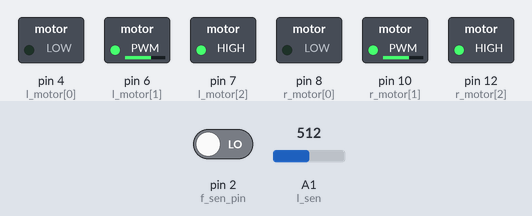
A sketch run on a simulated Arduino Uno, built with avr-gcc and run on an emulated ATmega328P. Shown: switched loads named in the sketch (green lamp = pin HIGH). Dashed ring = blinking. The test bench sets the inputs (shaded band); at power-on: pin 2 (f_sen_pin) LOW, A1 (l_sen) = 512.

Above: at 1.2 s.
1.3 s: pin 2 (f_sen_pin) driven HIGH
At 3.4 s:
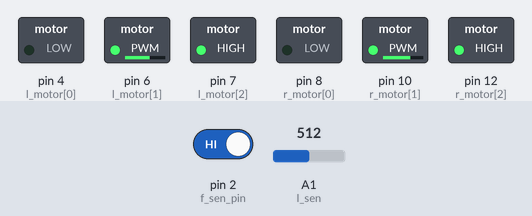
4.3 s: A1 (l_sen) set to 900
At 4.62 s:
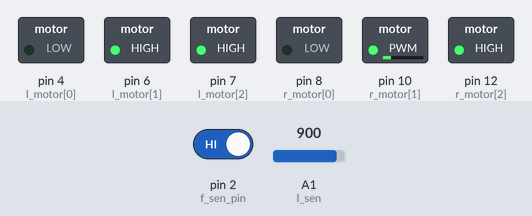
7.3 s: A1 (l_sen) set to 716
10.3 s: A1 (l_sen) set to 713
At 11.5 s:
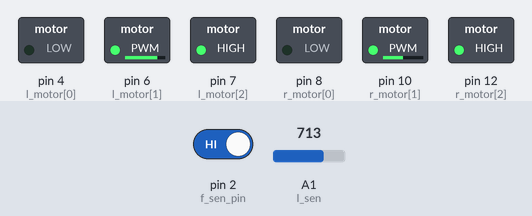
13.3 s: A1 (l_sen) set to 122
At 16.0 s:
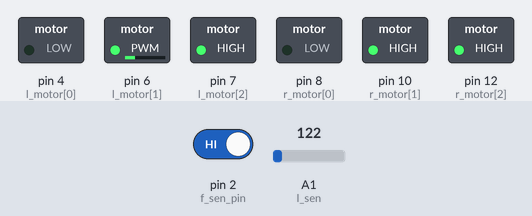
16.3 s: pin 2 (f_sen_pin) driven LOW
At 16.61 s:
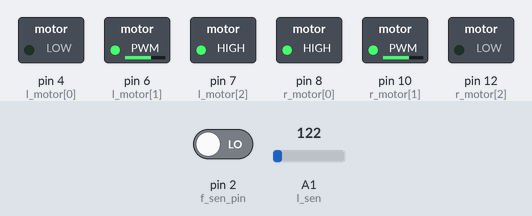
Timing chart, 0 to 20.3 s (numbered marks = the images above; inputs shaded):
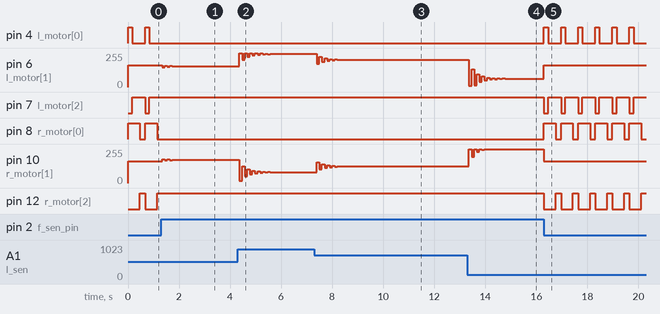

Measured:
- the behaviour switches between 714 and 713 on A1 (l_sen) (found by bisection; images 2 and 3)
- after the input at 1.3 s, pin 4 (l_motor[0]): stops changing and stays LOW; pin 6 (l_motor[1]): 165/255 → 150/255 at once, → 161/255 0.10 s later, → 153/255 0.10 s later, → 159/255 0.10 s later, … (13 changes in this stretch)
- after the input at 4.3 s, pin 6 (l_motor[1]): 156/255 → 255/255 after 0.07 s, → 203/255 0.10 s later, → 255/255 0.10 s later, → 226/255 0.10 s later, … (30 changes in this stretch); pin 10 (r_motor[1]): 174/255 → 16/255 after 0.07 s, → 127/255 0.10 s later, → 50/255 0.10 s later, → 104/255 0.10 s later, … (30 changes in this stretch)
- after the input at 10.3 s, pin 6 (l_motor[1]): alternates 204/255 for 0.10 s and 203/255 for 0.10 s, 6 changes in all, then stays 204/255, starting at once; pin 10 (r_motor[1]): alternates 127/255 for 0.10 s and 126/255 for 0.10 s, 6 changes in all, then stays 126/255, starting at once
- after the input at 13.3 s, pin 6 (l_motor[1]): 204/255 → 10/255 after 0.06 s, → 132/255 0.10 s later, → 14/255 0.10 s later, → 97/255 0.10 s later, … (18 changes in this stretch); pin 10 (r_motor[1]): 126/255 → 255/255 after 0.06 s, → 198/255 0.10 s later, → 255/255 0.10 s later, → 233/255 0.10 s later, … (7 changes in this stretch)
- after the input at 16.3 s, pin 4 (l_motor[0]): alternates HIGH for 0.17 s and LOW for 0.50 s, starting at once; pin 6 (l_motor[1]): 63/255 → 165/255 at once
- by itself, pin 4 (l_motor[0]): alternates HIGH for 0.17 s and LOW for 0.50 s
- by itself, pin 8 (r_motor[0]): alternates HIGH for 0.47 s and LOW for 0.20 s

The sketch:

Izhod_ot_labirint.ino
```cpp
// motors
enum MotorData
{
Back,
Speed,
Forward
};

#define Kp 0.24
#define Kd 0.7
#define target 550
#define interval 100
#define base_speed 165
#define min_speed 10
#define turn_delay 500
#define left_turn_dist 350
//#define SERDEBUG

int l_motor[] = {4,  6,  7};
int r_motor[] = {8, 10, 12};

// sensors
#define l_sen A1
#define r_sen A4
#define f_sen_pin 2

int l_dist = 0;
int r_dist = 0;

#define MAX_SEN_SAMPLES 10

class SenData
{
  private:
    int sen_data[MAX_SEN_SAMPLES];
    int index;
    int sensor;

  public:
    SenData(int sensor)
    {
      this->index = 0;
      this->sensor = sensor;
    }

    void setReading()
    {
      int data = analogRead(this->sensor);
      this->sen_data[this->index++] = data;
      this->index %= MAX_SEN_SAMPLES;
    }

    int getReading()
    {
      int sum = 0;
      for(int i = 0; i < MAX_SEN_SAMPLES; i++)
      {
        sum += this->sen_data[i];
      }

      sum /= MAX_SEN_SAMPLES;
      return sum;
    }
};

SenData lsen(l_sen);

void setup()
{
  // motors
  for(int i = 0; i < 3; i++)
  {
    pinMode(l_motor[i], OUTPUT);
    pinMode(r_motor[i], OUTPUT);
  }

  digitalWrite(l_motor[Forward], HIGH);
  digitalWrite(r_motor[Forward], HIGH);
  digitalWrite(l_motor[Back], LOW);
  digitalWrite(r_motor[Back], LOW);

  // sensors
  pinMode(l_sen, INPUT);
  pinMode(r_sen, INPUT);
  pinMode(f_sen_pin, INPUT);

#ifdef SERDEBUG
  Serial.begin(9600);
#endif
}

int do_calc(int sen_data)
{
  static float prev_error;
  float error = target - sen_data;
  error *= Kp;
  error += (error - prev_error) * Kd;
  prev_error = error;
  return (int)error;
}

void adjustSpeed(int speed_adjustment)
{
  int l_spd = base_speed - speed_adjustment;
  int r_spd = base_speed + speed_adjustment;

  if (l_spd < min_speed)l_spd = min_speed;
  if (r_spd < min_speed)r_spd = min_speed;

  if (l_spd > 255)l_spd = 255;
  if (r_spd > 255)r_spd = 255;

  analogWrite(l_motor[Speed], l_spd);
  analogWrite(r_motor[Speed], r_spd);

#ifdef SERDEBUG
  Serial.print((base_speed - speed_adjustment));
  Serial.print(" ");
  Serial.println((base_speed + speed_adjustment));
#endif
}

// Do not use this function. Use defines instead
void motor_control(int l_speed, int r_speed, int lmf, int lmb, int rmf, int rmb)
{
  analogWrite(l_motor[Speed], l_speed);
  analogWrite(r_motor[Speed], r_speed);

  digitalWrite(l_motor[Forward], lmf);
  digitalWrite(r_motor[Forward], rmf);
  digitalWrite(l_motor[Back], lmb);
  digitalWrite(r_motor[Back], rmb);
}

#define turn_right() motor_control(base_speed, base_speed, HIGH, LOW, LOW, HIGH)
#define turn_left() motor_control(base_speed, base_speed, LOW, HIGH, HIGH, LOW)
#define go_forward() motor_control(base_speed, base_speed, HIGH, LOW, HIGH, LOW)
#define go_back() motor_control(base_speed, base_speed, LOW, HIGH, LOW, HIGH)

enum State
{
  Go_Forward,

  Turn_Right,
  Turn_Recovery,
  Go_Back,
  StateCount
};

int lock_state = 0;
unsigned long long lock_timeout = 0;
State state = StateCount;
State prev_state = StateCount;

void determine_state()
{
  int lsen_val = lsen.getReading();
  int fsen_val = digitalRead(f_sen_pin);

  if(0 == lock_state)
  {
    prev_state = state;
    if(Go_Back == prev_state)
    {
      state = Turn_Right;
      lock_timeout = (millis()) + turn_delay - 200;
      lock_state = 1;
    }
    else if(LOW == fsen_val)
    {
      state = Go_Back;
      lock_timeout = (millis()) + turn_delay/3;
      lock_state = 1;
    }
    else if(lsen_val < left_turn_dist)
    {
      state = Go_Forward;
    }
    else
    {
      state = Go_Forward;
    }
  }
  else if(lock_timeout < (millis()))
  {
    if(Turn_Right == state)
    {
      state = Turn_Recovery;
      lock_timeout = (millis()) + 200;
    }
    else
    {
      lock_state = 0;
    }
  }
}

void execute_state()
{
  switch(state)
  {
    case Go_Forward:
    {
      int control;
      int senval;
      static unsigned long long time = 0;

      if(state != prev_state)
      {
        go_forward();
      }
      if(time < (millis()))
      {
        time = (millis()) + interval;
        senval = lsen.getReading();
        control = do_calc(senval);
        adjustSpeed(control);
      }
      break;
    }
    case Turn_Right:
    {
      turn_right();
      break;
    }
    case Turn_Recovery:
    {
      go_forward();
      break;
    }
    case Go_Back:
    {
      go_back();
      break;
    }
    default:
      break;
  }
}

int f_sen = 1;

void loop()
{
  lsen.setReading();
  determine_state();
  execute_state();
}
```
